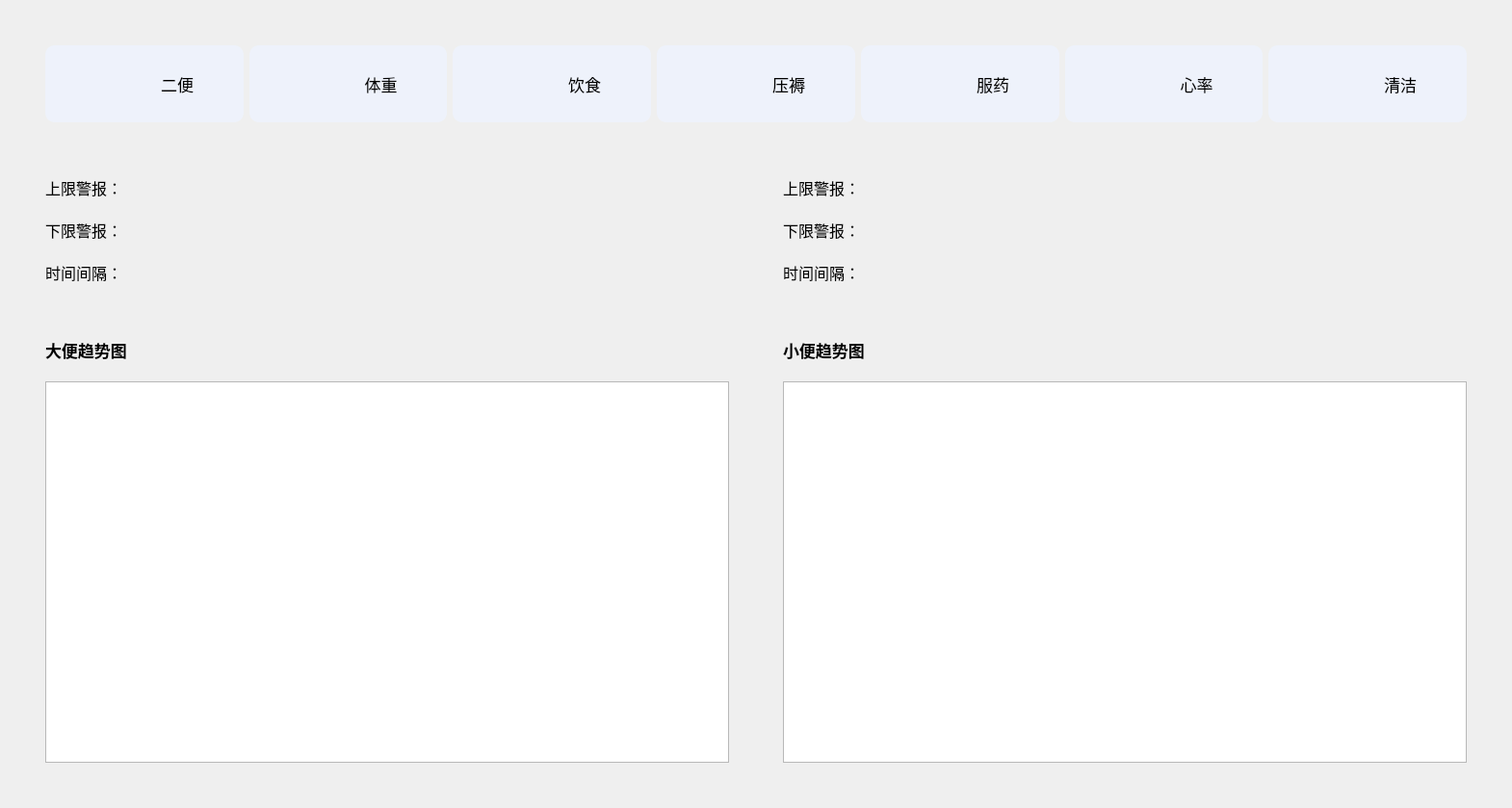
<?xml version="1.0" encoding="UTF-8"?>
<ui version="4.0">
 <class>IntellectSignViewClass</class>
 <widget class="QWidget" name="IntellectSignViewClass">
  <property name="geometry">
   <rect>
    <x>0</x>
    <y>0</y>
    <width>1570</width>
    <height>839</height>
   </rect>
  </property>
  <property name="windowTitle">
   <string>HomeView</string>
  </property>
  <property name="styleSheet">
   <string notr="true">QFrame[Style_Widget=&quot;Group&quot;]
{
	border-radius:5px;
    border:2px solid #EEF2FB;
}</string>
  </property>
  <layout class="QGridLayout" name="gridLayout">
   <item row="0" column="0">
    <widget class="QWidget" name="widget_3" native="true">
     <property name="Style_Widget" stdset="0">
      <string>Style_White_Widget</string>
     </property>
     <layout class="QGridLayout" name="gridLayout_2">
      <item row="0" column="0" colspan="2">
       <widget class="QFrame" name="frame_2">
        <property name="sizePolicy">
         <sizepolicy hsizetype="Preferred" vsizetype="Fixed">
          <horstretch>0</horstretch>
          <verstretch>0</verstretch>
         </sizepolicy>
        </property>
        <property name="styleSheet">
         <string notr="true">QAbstractButton {
	padding-left: 40px;
    border-radius: 10px;
    border: 0px solid #525252;
    background-color: #EEF2FB;
}</string>
        </property>
        <property name="Style_Widget" stdset="0">
         <string>Group</string>
        </property>
        <layout class="QHBoxLayout" name="horizontalLayout">
         <property name="leftMargin">
          <number>25</number>
         </property>
         <property name="topMargin">
          <number>25</number>
         </property>
         <property name="rightMargin">
          <number>25</number>
         </property>
         <property name="bottomMargin">
          <number>25</number>
         </property>
         <item>
          <widget class="QToolButton" name="toolButton">
           <property name="sizePolicy">
            <sizepolicy hsizetype="Preferred" vsizetype="Fixed">
             <horstretch>0</horstretch>
             <verstretch>0</verstretch>
            </sizepolicy>
           </property>
           <property name="minimumSize">
            <size>
             <width>0</width>
             <height>80</height>
            </size>
           </property>
           <property name="font">
            <font>
             <pointsize>13</pointsize>
            </font>
           </property>
           <property name="text">
            <string>      二便</string>
           </property>
           <property name="icon">
            <iconset resource="../../../resources/QtIntellectNurse.qrc">
             <normaloff>:/image/common/二便.png</normaloff>:/image/common/二便.png</iconset>
           </property>
           <property name="iconSize">
            <size>
             <width>48</width>
             <height>48</height>
            </size>
           </property>
           <property name="toolButtonStyle">
            <enum>Qt::ToolButtonTextBesideIcon</enum>
           </property>
          </widget>
         </item>
         <item>
          <widget class="QToolButton" name="toolButton_2">
           <property name="sizePolicy">
            <sizepolicy hsizetype="Preferred" vsizetype="Fixed">
             <horstretch>0</horstretch>
             <verstretch>0</verstretch>
            </sizepolicy>
           </property>
           <property name="minimumSize">
            <size>
             <width>0</width>
             <height>80</height>
            </size>
           </property>
           <property name="font">
            <font>
             <pointsize>13</pointsize>
            </font>
           </property>
           <property name="text">
            <string>      体重</string>
           </property>
           <property name="icon">
            <iconset resource="../../../resources/QtIntellectNurse.qrc">
             <normaloff>:/image/common/体重.png</normaloff>:/image/common/体重.png</iconset>
           </property>
           <property name="iconSize">
            <size>
             <width>48</width>
             <height>48</height>
            </size>
           </property>
           <property name="toolButtonStyle">
            <enum>Qt::ToolButtonTextBesideIcon</enum>
           </property>
          </widget>
         </item>
         <item>
          <widget class="QToolButton" name="toolButton_3">
           <property name="sizePolicy">
            <sizepolicy hsizetype="Preferred" vsizetype="Fixed">
             <horstretch>0</horstretch>
             <verstretch>0</verstretch>
            </sizepolicy>
           </property>
           <property name="minimumSize">
            <size>
             <width>0</width>
             <height>80</height>
            </size>
           </property>
           <property name="font">
            <font>
             <pointsize>13</pointsize>
            </font>
           </property>
           <property name="text">
            <string>      饮食</string>
           </property>
           <property name="icon">
            <iconset resource="../../../resources/QtIntellectNurse.qrc">
             <normaloff>:/image/common/饮食.png</normaloff>:/image/common/饮食.png</iconset>
           </property>
           <property name="iconSize">
            <size>
             <width>48</width>
             <height>48</height>
            </size>
           </property>
           <property name="toolButtonStyle">
            <enum>Qt::ToolButtonTextBesideIcon</enum>
           </property>
          </widget>
         </item>
         <item>
          <widget class="QToolButton" name="toolButton_4">
           <property name="sizePolicy">
            <sizepolicy hsizetype="Preferred" vsizetype="Fixed">
             <horstretch>0</horstretch>
             <verstretch>0</verstretch>
            </sizepolicy>
           </property>
           <property name="minimumSize">
            <size>
             <width>0</width>
             <height>80</height>
            </size>
           </property>
           <property name="font">
            <font>
             <pointsize>13</pointsize>
            </font>
           </property>
           <property name="text">
            <string>      压褥</string>
           </property>
           <property name="icon">
            <iconset resource="../../../resources/QtIntellectNurse.qrc">
             <normaloff>:/image/common/压褥.png</normaloff>:/image/common/压褥.png</iconset>
           </property>
           <property name="iconSize">
            <size>
             <width>48</width>
             <height>48</height>
            </size>
           </property>
           <property name="toolButtonStyle">
            <enum>Qt::ToolButtonTextBesideIcon</enum>
           </property>
          </widget>
         </item>
         <item>
          <widget class="QToolButton" name="toolButton_5">
           <property name="sizePolicy">
            <sizepolicy hsizetype="Preferred" vsizetype="Fixed">
             <horstretch>0</horstretch>
             <verstretch>0</verstretch>
            </sizepolicy>
           </property>
           <property name="minimumSize">
            <size>
             <width>0</width>
             <height>80</height>
            </size>
           </property>
           <property name="font">
            <font>
             <pointsize>13</pointsize>
            </font>
           </property>
           <property name="text">
            <string>      服药</string>
           </property>
           <property name="icon">
            <iconset resource="../../../resources/QtIntellectNurse.qrc">
             <normaloff>:/image/common/药品.png</normaloff>:/image/common/药品.png</iconset>
           </property>
           <property name="iconSize">
            <size>
             <width>48</width>
             <height>48</height>
            </size>
           </property>
           <property name="toolButtonStyle">
            <enum>Qt::ToolButtonTextBesideIcon</enum>
           </property>
          </widget>
         </item>
         <item>
          <widget class="QToolButton" name="toolButton_6">
           <property name="sizePolicy">
            <sizepolicy hsizetype="Preferred" vsizetype="Fixed">
             <horstretch>0</horstretch>
             <verstretch>0</verstretch>
            </sizepolicy>
           </property>
           <property name="minimumSize">
            <size>
             <width>0</width>
             <height>80</height>
            </size>
           </property>
           <property name="font">
            <font>
             <pointsize>13</pointsize>
            </font>
           </property>
           <property name="text">
            <string>      心率</string>
           </property>
           <property name="icon">
            <iconset resource="../../../resources/QtIntellectNurse.qrc">
             <normaloff>:/image/common/心率.png</normaloff>:/image/common/心率.png</iconset>
           </property>
           <property name="iconSize">
            <size>
             <width>48</width>
             <height>48</height>
            </size>
           </property>
           <property name="toolButtonStyle">
            <enum>Qt::ToolButtonTextBesideIcon</enum>
           </property>
          </widget>
         </item>
         <item>
          <widget class="QToolButton" name="toolButton_7">
           <property name="sizePolicy">
            <sizepolicy hsizetype="Preferred" vsizetype="Fixed">
             <horstretch>0</horstretch>
             <verstretch>0</verstretch>
            </sizepolicy>
           </property>
           <property name="minimumSize">
            <size>
             <width>0</width>
             <height>80</height>
            </size>
           </property>
           <property name="font">
            <font>
             <pointsize>13</pointsize>
            </font>
           </property>
           <property name="text">
            <string>      清洁</string>
           </property>
           <property name="icon">
            <iconset resource="../../../resources/QtIntellectNurse.qrc">
             <normaloff>:/image/common/清洁.png</normaloff>:/image/common/清洁.png</iconset>
           </property>
           <property name="iconSize">
            <size>
             <width>48</width>
             <height>48</height>
            </size>
           </property>
           <property name="toolButtonStyle">
            <enum>Qt::ToolButtonTextBesideIcon</enum>
           </property>
          </widget>
         </item>
        </layout>
       </widget>
      </item>
      <item row="1" column="0">
       <widget class="QFrame" name="frame_3">
        <property name="sizePolicy">
         <sizepolicy hsizetype="Preferred" vsizetype="Fixed">
          <horstretch>0</horstretch>
          <verstretch>0</verstretch>
         </sizepolicy>
        </property>
        <property name="minimumSize">
         <size>
          <width>0</width>
          <height>0</height>
         </size>
        </property>
        <property name="Style_Widget" stdset="0">
         <string>Group</string>
        </property>
        <layout class="QGridLayout" name="gridLayout_3">
         <property name="leftMargin">
          <number>25</number>
         </property>
         <property name="topMargin">
          <number>25</number>
         </property>
         <property name="rightMargin">
          <number>25</number>
         </property>
         <property name="bottomMargin">
          <number>25</number>
         </property>
         <property name="horizontalSpacing">
          <number>6</number>
         </property>
         <property name="verticalSpacing">
          <number>20</number>
         </property>
         <item row="2" column="0">
          <widget class="QLabel" name="label">
           <property name="font">
            <font>
             <pointsize>12</pointsize>
            </font>
           </property>
           <property name="text">
            <string>上限警报：</string>
           </property>
          </widget>
         </item>
         <item row="3" column="0">
          <widget class="QLabel" name="label_2">
           <property name="font">
            <font>
             <pointsize>12</pointsize>
            </font>
           </property>
           <property name="text">
            <string>下限警报：</string>
           </property>
          </widget>
         </item>
         <item row="4" column="0">
          <widget class="QLabel" name="label_3">
           <property name="font">
            <font>
             <pointsize>12</pointsize>
            </font>
           </property>
           <property name="text">
            <string>时间间隔：</string>
           </property>
          </widget>
         </item>
        </layout>
       </widget>
      </item>
      <item row="1" column="1">
       <widget class="QFrame" name="frame_4">
        <property name="sizePolicy">
         <sizepolicy hsizetype="Preferred" vsizetype="Fixed">
          <horstretch>0</horstretch>
          <verstretch>0</verstretch>
         </sizepolicy>
        </property>
        <property name="minimumSize">
         <size>
          <width>0</width>
          <height>0</height>
         </size>
        </property>
        <property name="Style_Widget" stdset="0">
         <string>Group</string>
        </property>
        <layout class="QGridLayout" name="gridLayout_4">
         <property name="leftMargin">
          <number>25</number>
         </property>
         <property name="topMargin">
          <number>25</number>
         </property>
         <property name="rightMargin">
          <number>25</number>
         </property>
         <property name="bottomMargin">
          <number>25</number>
         </property>
         <property name="horizontalSpacing">
          <number>6</number>
         </property>
         <property name="verticalSpacing">
          <number>20</number>
         </property>
         <item row="2" column="0">
          <widget class="QLabel" name="label_4">
           <property name="font">
            <font>
             <pointsize>12</pointsize>
            </font>
           </property>
           <property name="text">
            <string>时间间隔：</string>
           </property>
          </widget>
         </item>
         <item row="0" column="0">
          <widget class="QLabel" name="label_6">
           <property name="font">
            <font>
             <pointsize>12</pointsize>
            </font>
           </property>
           <property name="text">
            <string>上限警报：</string>
           </property>
          </widget>
         </item>
         <item row="1" column="0">
          <widget class="QLabel" name="label_5">
           <property name="font">
            <font>
             <pointsize>12</pointsize>
            </font>
           </property>
           <property name="text">
            <string>下限警报：</string>
           </property>
          </widget>
         </item>
        </layout>
       </widget>
      </item>
      <item row="2" column="0">
       <widget class="QFrame" name="frame_5">
        <property name="sizePolicy">
         <sizepolicy hsizetype="Preferred" vsizetype="Preferred">
          <horstretch>0</horstretch>
          <verstretch>0</verstretch>
         </sizepolicy>
        </property>
        <property name="Style_Widget" stdset="0">
         <string>Group</string>
        </property>
        <layout class="QGridLayout" name="gridLayout_7">
         <property name="leftMargin">
          <number>25</number>
         </property>
         <property name="topMargin">
          <number>25</number>
         </property>
         <property name="rightMargin">
          <number>25</number>
         </property>
         <property name="bottomMargin">
          <number>25</number>
         </property>
         <property name="horizontalSpacing">
          <number>6</number>
         </property>
         <property name="verticalSpacing">
          <number>20</number>
         </property>
         <item row="1" column="0">
          <widget class="QChartView" name="graphicsStoolView">
           <property name="sizePolicy">
            <sizepolicy hsizetype="Preferred" vsizetype="Preferred">
             <horstretch>0</horstretch>
             <verstretch>0</verstretch>
            </sizepolicy>
           </property>
          </widget>
         </item>
         <item row="0" column="0">
          <widget class="QLabel" name="label_7">
           <property name="sizePolicy">
            <sizepolicy hsizetype="Preferred" vsizetype="Fixed">
             <horstretch>0</horstretch>
             <verstretch>0</verstretch>
            </sizepolicy>
           </property>
           <property name="font">
            <font>
             <pointsize>13</pointsize>
             <bold>true</bold>
            </font>
           </property>
           <property name="text">
            <string>大便趋势图</string>
           </property>
          </widget>
         </item>
        </layout>
       </widget>
      </item>
      <item row="2" column="1">
       <widget class="QFrame" name="frame_6">
        <property name="sizePolicy">
         <sizepolicy hsizetype="Preferred" vsizetype="Preferred">
          <horstretch>0</horstretch>
          <verstretch>0</verstretch>
         </sizepolicy>
        </property>
        <property name="Style_Widget" stdset="0">
         <string>Group</string>
        </property>
        <layout class="QGridLayout" name="gridLayout_8">
         <property name="leftMargin">
          <number>25</number>
         </property>
         <property name="topMargin">
          <number>25</number>
         </property>
         <property name="rightMargin">
          <number>25</number>
         </property>
         <property name="bottomMargin">
          <number>25</number>
         </property>
         <property name="horizontalSpacing">
          <number>6</number>
         </property>
         <property name="verticalSpacing">
          <number>20</number>
         </property>
         <item row="1" column="0">
          <widget class="QChartView" name="graphicsUrinateView">
           <property name="sizePolicy">
            <sizepolicy hsizetype="Preferred" vsizetype="Preferred">
             <horstretch>0</horstretch>
             <verstretch>0</verstretch>
            </sizepolicy>
           </property>
          </widget>
         </item>
         <item row="0" column="0">
          <widget class="QLabel" name="label_8">
           <property name="sizePolicy">
            <sizepolicy hsizetype="Preferred" vsizetype="Fixed">
             <horstretch>0</horstretch>
             <verstretch>0</verstretch>
            </sizepolicy>
           </property>
           <property name="font">
            <font>
             <pointsize>13</pointsize>
             <bold>true</bold>
            </font>
           </property>
           <property name="text">
            <string>小便趋势图</string>
           </property>
          </widget>
         </item>
        </layout>
       </widget>
      </item>
     </layout>
    </widget>
   </item>
  </layout>
 </widget>
 <layoutdefault spacing="6" margin="11"/>
 <customwidgets>
  <customwidget>
   <class>QChartView</class>
   <extends>QGraphicsView</extends>
   <header location="global">qchartview.h</header>
  </customwidget>
 </customwidgets>
 <resources>
  <include location="../../../resources/QtIntellectNurse.qrc"/>
 </resources>
 <connections/>
</ui>
